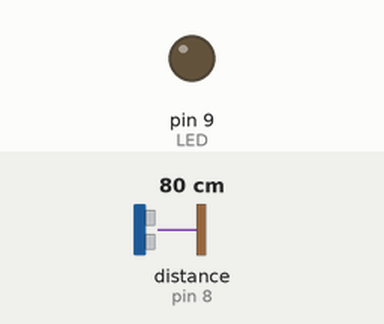
A sketch run on a simulated Arduino Uno, built with avr-gcc and run on an emulated ATmega328P. Shown: output pins drawn as LEDs (lit = HIGH). Wiring (inferred from the names in the program): ultrasonic range finder: trigger pin 7; echo pin 8. Inputs (shaded band) come from the test bench; at power-on: distance to the obstacle (sensor on pin 8) 80 cm. The echo pulse lasts 58.3 µs per cm; pins used as bus, display or sensor lines are not drawn.

Above: at 1.2 s.
1.3 s: distance to the obstacle (sensor on pin 8) set to 2 cm
At 2.5 s:
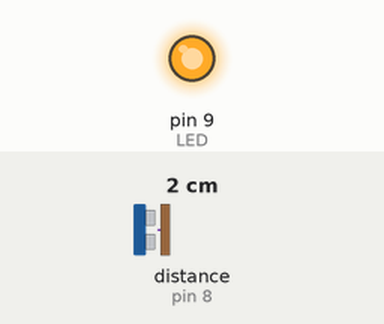
2.8 s: distance to the obstacle (sensor on pin 8) set to 9 cm
4.3 s: distance to the obstacle (sensor on pin 8) set to 13 cm
At 4.9 s:
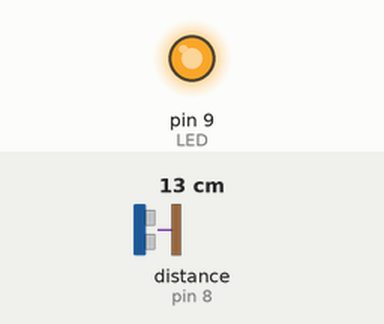
5.8 s: distance to the obstacle (sensor on pin 8) set to 35 cm
At 6.7 s:
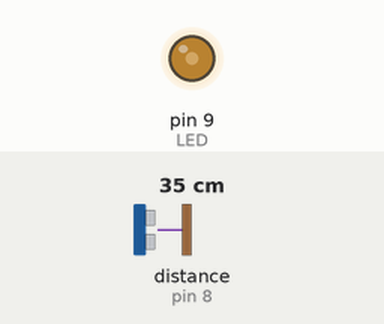
Timing chart, 0 to 8.3 s (numbered marks = the images above; inputs shaded):
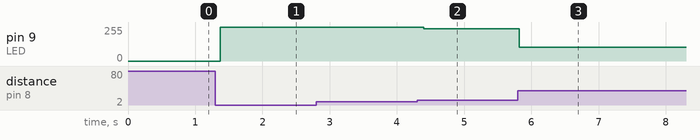

The sketch:

alerta-sin-timeout-400.ino
```cpp
// Variante válida: pulseIn sin tiempo máximo, pero trata como «Fuera de rango» lo que pasa de 400 cm.
// Con el HC-SR04 (ECHO baja a los 38 ms sin eco) la espera nunca supera unos 39 ms.
const int TRIG = 7;
const int ECO = 8;
const int LED = 9;

void setup() {
  Serial.begin(9600);
  pinMode(TRIG, OUTPUT);
  pinMode(ECO, INPUT);
}

void loop() {
  digitalWrite(TRIG, HIGH);
  delayMicroseconds(10);
  digitalWrite(TRIG, LOW);
  long cm = pulseIn(ECO, HIGH) / 58;
  if (cm == 0 || cm > 400) {
    analogWrite(LED, 0);
    Serial.println("Fuera de rango");
  } else {
    analogWrite(LED, constrain(map(cm, 50, 10, 0, 255), 0, 255));
  }
  delay(100);
}
```

Measured:
- after the input at 1.3 s, pin 9 (LED): 0/255 → 255/255 after 0.07 s
- after the input at 2.8 s, every drawn part: stays the same
- after the input at 4.3 s, pin 9 (LED): 255/255 → 242/255 after 0.10 s
- after the input at 5.8 s, pin 9 (LED): 242/255 → 102/255 at once
